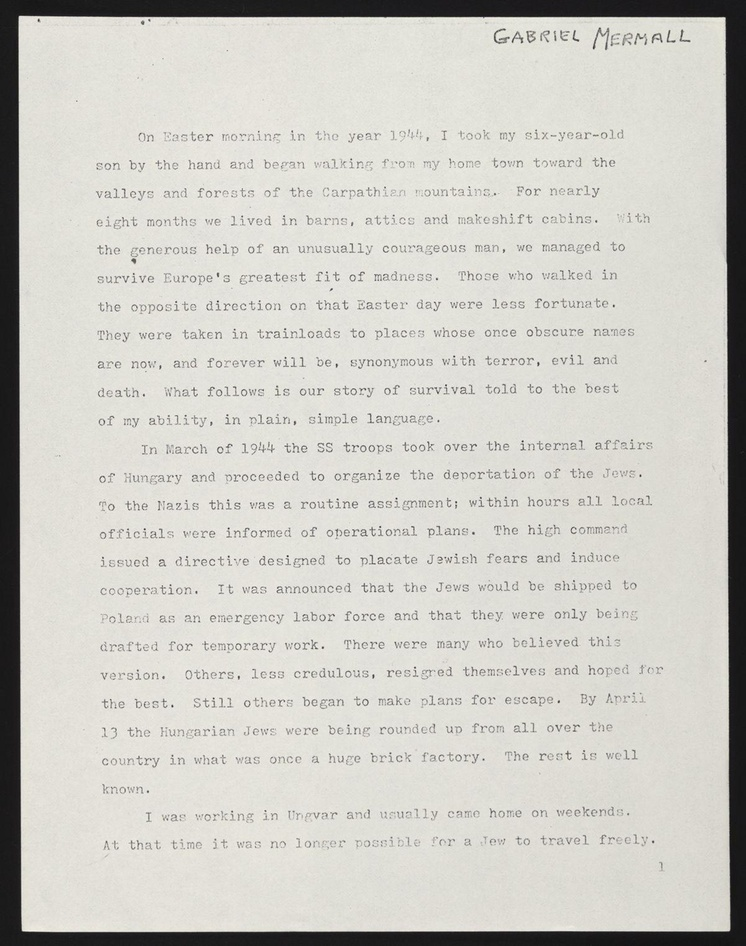
#> input picture Data01/image_01.jpg, 746 x 946 px, shrunk from 1200 x 1522 before the run, found by its file name
$ python Basic_Manipulation_With_Image.py
#> lines starting #> are read from the running program, lines starting #| are printed output that depends on the picture; after the words box and inside, x2 and y2 are one past the last pixel; in counts of white or black regions, pixels touching at a corner belong together
"""0. Opening an Image"""
import cv2
import matplotlib.pyplot as plt

# Load the image using OpenCV
image_file = "C:/Users/COMTECH COMPUTER/PycharmProjects/Optical_Character_Recognization01/Data01/image_01.jpg"
img = cv2.imread(image_file)
#> img is the input picture: shape (946, 746, 3); mean B, G, R 197.6, 204, 205.2

def display(image):
    dpi = 100

    # If the input is a file path (string), load the image using plt.imread
    if isinstance(image, str):
        im_data = plt.imread(image)
    else:
        im_data = image

    # Get the dimensions of the image
    height, width = im_data.shape[:2]

    # Calculate figure size in inches
    figsize = width / float(dpi), height / float(dpi)

    # Create the figure and axis
    fig = plt.figure(figsize=figsize)
    ax = fig.add_axes([0, 0, 1, 1])  # Full image without padding
    ax.axis('off')  # Hide the axes
    ax.imshow(im_data, cmap='gray')  # Display the image
    plt.show()

# Display the original image
display(img)


"""1. Inverted Images"""
# #-> turns white colour into black and vise versa
# inverted_image = cv2.bitwise_not(img)
# cv2.imwrite("C:/Users/COMTECH COMPUTER/PycharmProjects/Optical_Character_Recognization01/OpenCV/inverted_01.jpg", inverted_image)
#
# # Display the inverted image
# display(inverted_image)
# # plt.imshow
# # plt.show()

"""2. Recycling"""


"""3. Binarization"""
# [10 lines of commented-out code are left out]


"""4. Noise Removal"""
# def noise_removal(image):
#     import numpy as np
#     kernel = np.ones((1, 1), np.uint8)
#     # 'np.uint8' specifies that the values are 8-bit unsigned integers, which is standard for image data.
#     image = cv2.dilate(image, kernel, iterations=1)
#     # Dilation helps to close small holes within the foreground objects, which can help reduce noise.
#     # kernel = np.ones((1, 1), np.uint8)
#     image = cv2.erode(image, kernel, iterations=1)
#     # Erosion is applied after dilation. This step helps to remove any small white noise remaining
#     # after dilation by eroding away the outer layers of the objects.
#     image = cv2.morphologyEx(image, cv2.MORPH_CLOSE, kernel)
#     # Crutial step after dialation and erosion
#     # This function applies the morphological closing operation using the same kernel.
#     # It is effective for removing small black points on the white object.
#     image = cv2.medianBlur(image, 3)
#     # It replace each pixel’s value with the median of the neighboring pixel values.
#     # cv2.medianBlur(image, 3): This function applies a median blur to the image with a kernel size of 3x3.
#     # This helps to further reduce noise while preserving edges.
#     return (image)
#
# no_noise = noise_removal(im_bw)
# cv2.imwrite("C:/Users/COMTECH COMPUTER/PycharmProjects/Optical_Character_Recognization01/OpenCV/no_noise.jpg", no_noise)
#
# display(no_noise)

"""5. Dilation and Erosion"""
# [31 lines of commented-out code are left out]

"""6. Rotation / Deskewing"""
new_image = cv2.imread("C:/Users/COMTECH COMPUTER/PycharmProjects/Optical_Character_Recognization01/Data01/Image_03(Rotated).JPG")
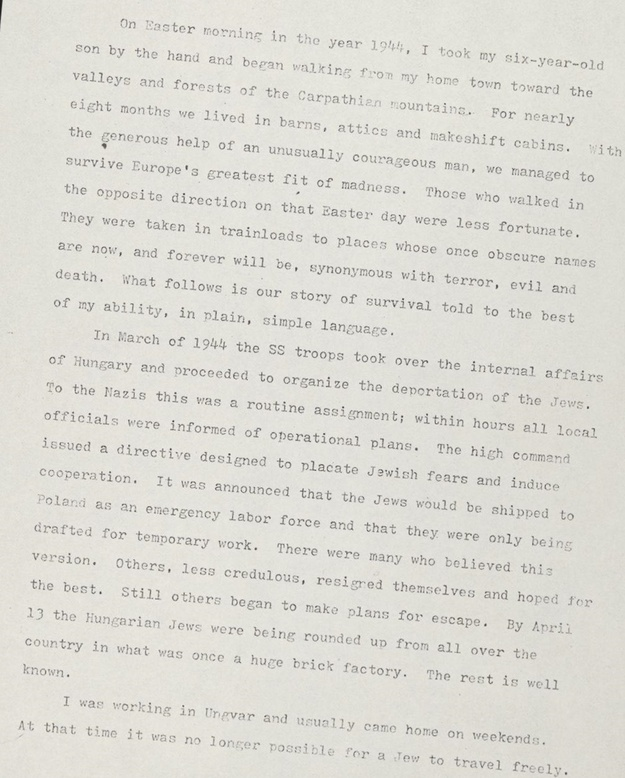
#> input picture Data01/Image_03(Rotated).JPG, 625 x 778 px, shrunk from 1006 x 1251 before the run, found by its file name
#> new_image is the input picture: shape (778, 625, 3); mean B, G, R 212.4, 219.3, 220.6
# display(new_image)

#https://becominghuman.ai/how-to-automatically-deskew-straighten-a-text-image-using-opencv-a0c30aed83df
import numpy as np

def getSkewAngle(cvImage) -> float:
    # Prep image, copy, convert to gray scale, blur, and threshold
    newImage = cvImage.copy()
    gray = cv2.cvtColor(newImage, cv2.COLOR_BGR2GRAY)
    #->Converts the image to grayscale, which simplifies processing by reducing the color channels to one.
    blur = cv2.GaussianBlur(gray, (9, 9), 0)
    #->Applies Gaussian Blur to the grayscale image to reduce noise and detail, which helps in more accurate thresholding.
    thresh = cv2.threshold(blur, 0, 255, cv2.THRESH_BINARY_INV + cv2.THRESH_OTSU)[1]
    #-> Applies Otsu's thresholding to convert the image to a binary image (black and white).
    #-> 'cv2.THRESH_BINARY_INV flag inverts the image, making text white and the background black.


    # Apply dilate to merge text into meaningful lines/paragraphs.
    kernel = cv2.getStructuringElement(cv2.MORPH_RECT, (30, 5))
    #-> The large width of the kernel helps in merging text characters into single lines by canceling out spaces
    dilate = cv2.dilate(thresh, kernel, iterations=2)
    #->Applies dilation to the thresholded image, merging characters into lines or blocks, making it easier to identify the skew angle.

    # Find all contours
    contours, hierarchy = cv2.findContours(dilate, cv2.RETR_LIST, cv2.CHAIN_APPROX_SIMPLE)
    #->Finds contours in the dilated image. Contours are curves joining all the continuous points along a boundary that have the same color or intensity.
    contours = sorted(contours, key = cv2.contourArea, reverse = True)
    #->Sorts the contours by area, in descending order, so that the largest contour (likely the text block) is processed first.

    for c in contours:
        rect = cv2.boundingRect(c)
        #->Gets the bounding box (rectangle) around each contour
        x,y,w,h = rect
        cv2.rectangle(newImage,(x,y),(x+w,y+h),(0,255,0),2)
        #->Draws a green rectangle around each contour, primarily for visualization.

    # Find largest contour and surround in min area box
    largestContour = contours[0]
    #->'contours[0]: Selects the largest contour
    print (len(contours))
    minAreaRect = cv2.minAreaRect(largestContour)
    #->Finds the minimum area rectangle that can enclose the largest contour.
    #->This rectangle may be rotated, which helps determine the skew angle.
    cv2.imwrite("OpenCV/boxes.jpg", newImage)
    # Determine the angle. Convert it to the value that was originally used to obtain skewed image
    angle = minAreaRect[-1]
    # ->The last value in minAreaRect is the angle of rotation.
    if angle < -45:
        angle = 90 + angle
    return -1.0 * angle

# Rotate the image around its center
def rotateImage(cvImage, angle: float):
    newImage = cvImage.copy()
    (h, w) = newImage.shape[:2]
    #->Extracts the height and width of the image.
    center = (w // 2, h // 2)
    #->Determines the center point of the image, which will be the pivot for rotation.
    M = cv2.getRotationMatrix2D(center, angle, 1.0)
    newImage = cv2.warpAffine(newImage, M, (w, h), flags=cv2.INTER_CUBIC, borderMode=cv2.BORDER_REPLICATE)
    return newImage

# Deskew image
def deskew(cvImage):
    angle = getSkewAngle(cvImage)
#> in getSkewAngle, `blur = cv2.GaussianBlur(gray, (9, 9), 0)`:
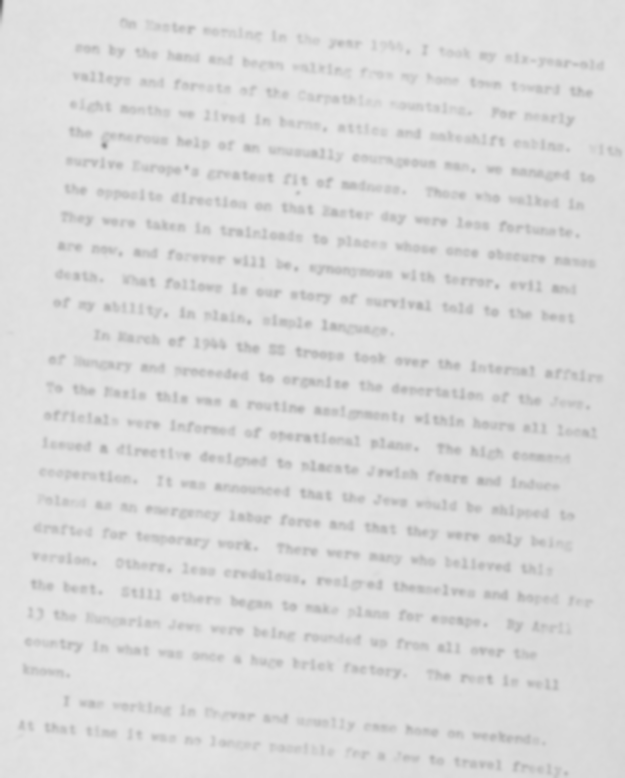
#> blur: shape (778, 625); min 85, max 230, mean 218.9
#> in getSkewAngle, `thresh = cv2.threshold(blur, 0, 255, cv2.THRESH_BINARY_INV + cv2.THRES..`:
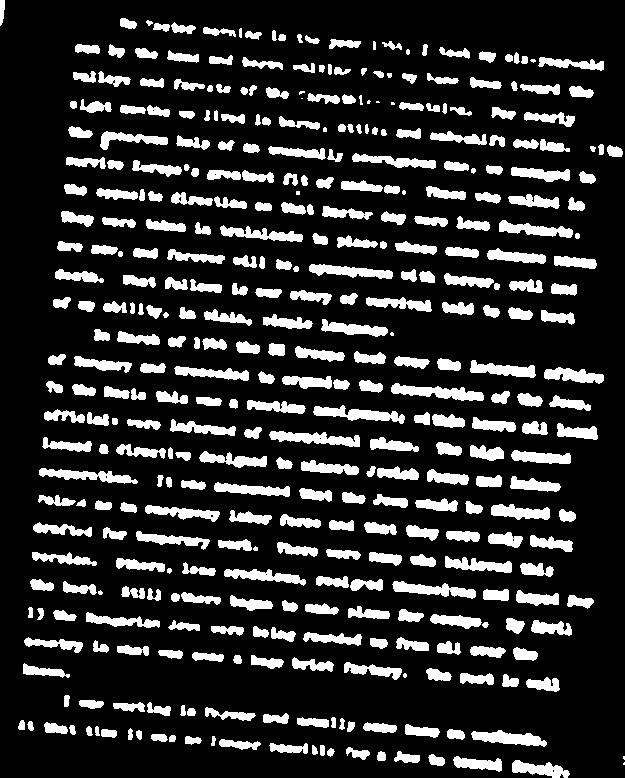
#> thresh: shape (778, 625); 17.7% white; 388 white regions (15 under 20 px), largest, box (x1, y1, x2, y2) and area: (391, 383, 484, 401) 865, (313, 405, 405, 424) 808, (269, 431, 360, 447) 803
#> in getSkewAngle, `dilate = cv2.dilate(thresh, kernel, iterations=2)`:
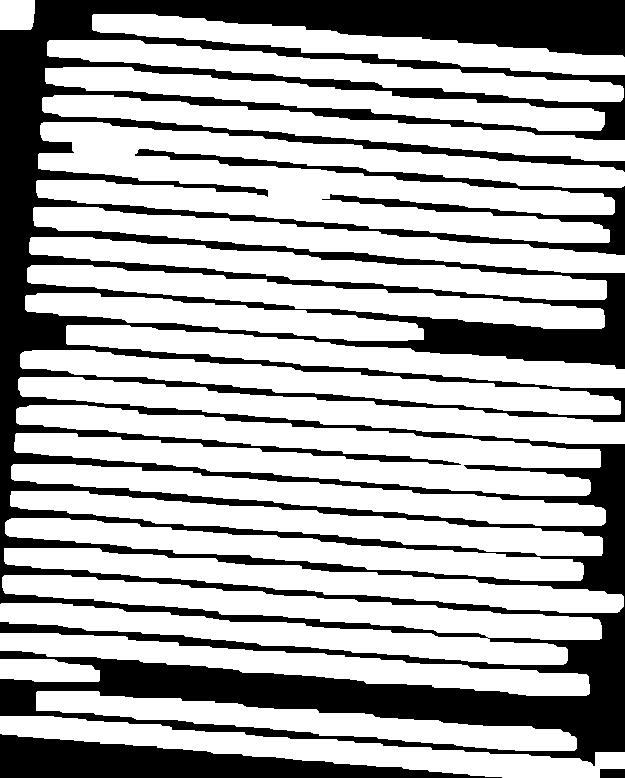
#> dilate: shape (778, 625); 66.8% white; 3 black regions
#> in getSkewAngle, `contours, hierarchy = cv2.findContours(dilate, cv2.RETR_LIST, cv2.CHAI..`: contours = 23 contours; largest, box (x1, y1, x2, y2) and area: (36, 122, 625, 243) 37616, (14, 405, 601, 496) 25440, (0, 575, 602, 665) 25145, (18, 377, 625, 444) 13385, (4, 548, 624, 613) 13322
#> the loop in getSkewAngle, `for c in contours:` made 23 passes
#> (x, y, w, h) on passes 1 to 12: (36, 122, 589, 121), (14, 405, 587, 91), (0, 575, 602, 90), (18, 377, 607, 67), (4, 548, 620, 65), (20, 350, 601, 65), (0, 716, 625, 62), (10, 491, 593, 65), (11, 464, 595, 62), (33, 207, 592, 66), (0, 633, 590, 63), (27, 265, 578, 64)
#> after the loop in getSkewAngle, `for c in contours:`:
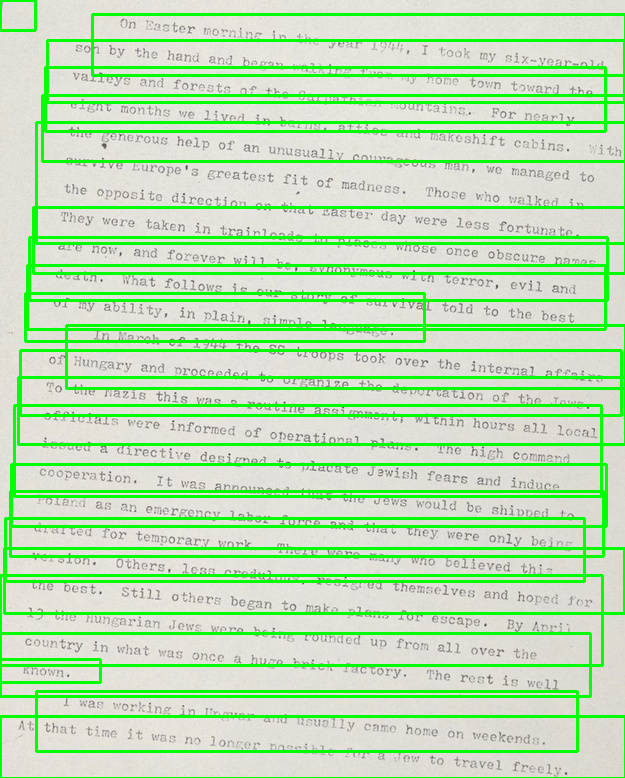
#> newImage: shape (778, 625, 3); 16.11% of pixels changed, all inside (x1, y1, x2, y2) = (0, 0, 625, 778)
#> in getSkewAngle, `largestContour = contours[0]`: largestContour = contour of 471 points, box (x1, y1, x2, y2) (36, 122, 625, 243), area 37616
#| 23
#> in getSkewAngle, `minAreaRect = cv2.minAreaRect(largestContour)`: minAreaRect = ((329.6, 183.1), (82.65, 587), -85.02)
#> in getSkewAngle, `angle = minAreaRect[-1]`: angle = -85.02
#> in getSkewAngle, `angle = 90 + angle`: angle = 4.98
    return rotateImage(cvImage, -1.0 * angle)

fixed = deskew(new_image)
#> in deskew, `angle = getSkewAngle(cvImage)`: angle = -4.98
#> in rotateImage, `M = cv2.getRotationMatrix2D(center, angle, 1.0)`: M = [[0.996, 0.0869, -32.61], [-0.0869, 0.996, 28.57]]
#> in rotateImage, `newImage = cv2.warpAffine(newImage, M, (w, h), flags=cv2.INTER_CUBIC, ..`:
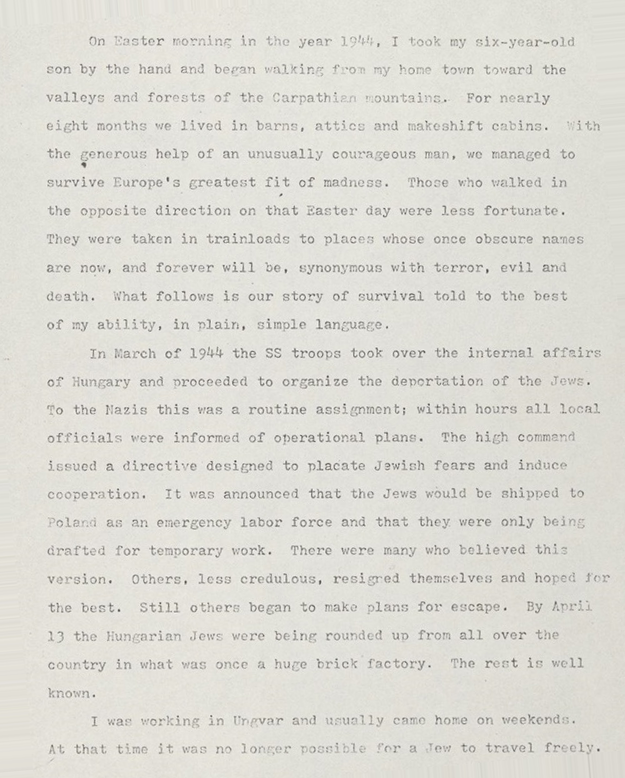
#> newImage: shape (778, 625, 3); mean B, G, R 212.5, 219.4, 220.7
# print(fixed)
cv2.imwrite("OpenCV/rotated_fixed.jpg", fixed)

display(fixed)

"""7.Removing Borders """
# # Using picture with boarder
# # display(no_noise)
#
# def remove_borders(image):
#     contours, heiarchy = cv2.findContours(image, cv2.RETR_EXTERNAL, cv2.CHAIN_APPROX_SIMPLE)
#     #->cv2.findContours(): This function detects the contours in the image.
#     #->Contours: Contours are curves joining all the continuous points along a boundary with the same color or intensity.
#     # In this case, they help identify the borders of the image.
#     cntsSorted = sorted(contours, key=lambda x:cv2.contourArea(x))
#     cnt = cntsSorted[-1]
#     x, y, w, h = cv2.boundingRect(cnt)
#     crop = image[y:y+h, x:x+w]
#     #->image[y:y+h, x:x+w]: This slicing operation extracts the part of the image inside the bounding rectangle
#     return (crop)
#
# no_borders = remove_borders(no_noise)
# cv2.imwrite("OpenCV/no_borders.jpg", no_borders)
# display(no_borders)

"""8. Missing Borders"""
# [8 lines of commented-out code are left out]
